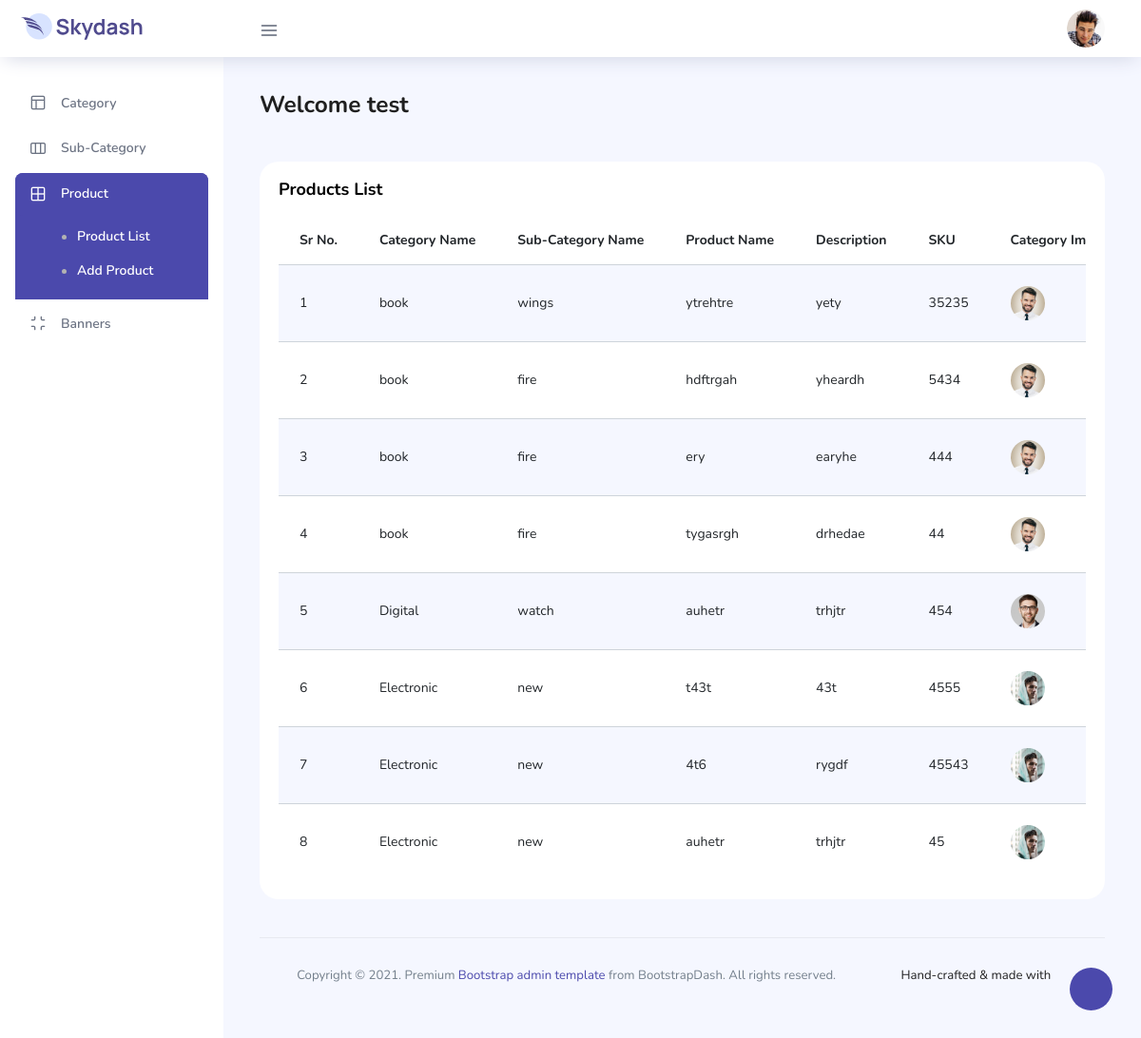
/products_list.php (signed in), run on the app's committed database.
### tables this page shows
CREATE TABLE IF NOT EXISTS `products` (
  `category_id` int(11) NOT NULL,
  `sub_category_id` int(11) NOT NULL,
  `product_id` int(11) NOT NULL AUTO_INCREMENT,
  `product_name` varchar(255) NOT NULL,
  `description` text NOT NULL,
  `sku` varchar(255) NOT NULL,
  `img` varchar(255) NOT NULL,
  `price` int(11) NOT NULL,
  `status` varchar(100) NOT NULL,
  PRIMARY KEY (`product_id`)
);

CREATE TABLE IF NOT EXISTS `category` (
  `category_id` int(11) NOT NULL AUTO_INCREMENT,
  `category_name` varchar(255) NOT NULL,
  `category_image` varchar(255) NOT NULL,
  PRIMARY KEY (`category_id`)
);

CREATE TABLE IF NOT EXISTS `sub_category` (
  `sub_category_id` int(11) NOT NULL AUTO_INCREMENT,
  `category_id` varchar(255) NOT NULL,
  `sub_category_name` varchar(255) NOT NULL,
  `sub_category_image` varchar(255) NOT NULL,
  PRIMARY KEY (`sub_category_id`)
);

### products_list.php (the view, shortened to what this page needs)
<?php
include 'header.php';
?>
<div class="content-wrapper">
    <div class="row">
        <div class="col-md-12 grid-margin">
            <div class="row">
                <div class="col-12 col-xl-8 mb-4 mb-xl-0">
                    <h3 class="font-weight-bold">Welcome <?php echo $_SESSION['username']; ?></h3>
                </div>
            </div>
        </div>
    </div>
    <div class="row">
        <div class="col-lg-12 grid-margin stretch-card">
            <div class="card">
                <div class="card-body">
                    <h4 class="card-title">Products List</h4>
                    <div class="table-responsive">
                        <table class="table table-striped" id="product">
                            <thead>
                                <tr>
                                    <th>
                                        Sr No.
                                    </th>
                                    <th>
                                        Category Name
                                    </th>
                                    <th>
                                        Sub-Category Name
                                    </th>
                                    <th>
                                        Product Name
                                    </th>
                                    <th>
                                        Description
                                    </th>
                                    <th>
                                        SKU
                                    </th>
                                    <th>
                                        Category Image
                                    </th>
                                </tr>
                            </thead>
                            <tbody>
                                <?php
                                $sql = "SELECT c.category_id, c.category_name, c.category_image, s.sub_category_id, s.sub_category_name, s.sub_category_image, p.product_id, p.product_name, p.description, p.sku, p.img, p.price, p.status FROM category c INNER JOIN sub_category s ON c.category_id = s.category_id INNER JOIN products p ON s.sub_category_id = p.sub_category_id ORDER BY category_name ASC";
                                $result = mysqli_query($conn, $sql);
                                $num = mysqli_num_rows($result);
                                $srno = 0;
                                if ($num > 0) {
                                    while ($row = mysqli_fetch_assoc($result)) {
                                        $srno = $srno + 1;
                                ?>
                                        <tr>
                                            <td>
                                                <?php echo $srno; ?>
                                            </td>
                                            <td>
                                                <?php echo $row['category_name']; ?>
                                            </td>
                                            <td>
                                                <?php echo $row['sub_category_name']; ?>
                                            </td>
                                            <td>
                                                <?php echo $row['product_name']; ?>
                                            </td>
                                            <td>
                                                <?php echo $row['description']; ?>
                                            </td>
                                            <td>
                                                <?php echo $row['sku']; ?>
                                            </td>
                                            <td class="py-1">
                                                <img src="<?php echo $row['category_image']; ?>" alt="image" />
                                            </td>
                                        </tr>
                                <?php }
                                }
                                ?>
                            </tbody>
                        </table>
                    </div>
                </div>
            </div>
        </div>
    </div>
    <?php
    include 'footer.php';
    ?>

### data on the page
products: category.category_name "book", sub_category.sub_category_name "wings", product_name "ytrehtre", description "yety", sku "35235", category.category_image (picture)
products: category.category_name "book", sub_category.sub_category_name "fire", product_name "hdftrgah", description "yheardh", sku "5434", category.category_image (picture)
products: category.category_name "book", sub_category.sub_category_name "fire", product_name "ery", description "earyhe", sku "444", category.category_image (picture)
products: category.category_name "book", sub_category.sub_category_name "fire", product_name "tygasrgh", description "drhedae", sku "44", category.category_image (picture)
products: category.category_name "Digital", sub_category.sub_category_name "watch", product_name "auhetr", description "trhjtr", sku "454", category.category_image (picture)
products: category.category_name "Electronic", sub_category.sub_category_name "new", product_name "t43t", description "43t", sku "4555", category.category_image (picture)
products: category.category_name "Electronic", sub_category.sub_category_name "new", product_name "4t6", description "rygdf", sku "45543", category.category_image (picture)
products: category.category_name "Electronic", sub_category.sub_category_name "new", product_name "auhetr", description "trhjtr", sku "45", category.category_image (picture)

### other printed values
$_SESSION['username'] "test"
